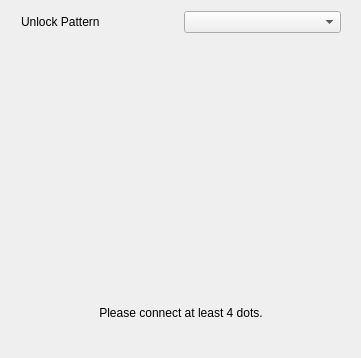
<?xml version="1.0" encoding="UTF-8"?>
<ui version="4.0">
 <class>WizardPagePattern</class>
 <widget class="QWidget" name="WizardPagePattern">
  <property name="geometry">
   <rect>
    <x>0</x>
    <y>0</y>
    <width>361</width>
    <height>358</height>
   </rect>
  </property>
  <property name="windowTitle">
   <string>Form</string>
  </property>
  <layout class="QGridLayout" name="gridLayout">
   <item row="0" column="1">
    <spacer name="verticalSpacer_3">
     <property name="orientation">
      <enum>Qt::Vertical</enum>
     </property>
     <property name="sizeHint" stdset="0">
      <size>
       <width>20</width>
       <height>0</height>
      </size>
     </property>
    </spacer>
   </item>
   <item row="1" column="0">
    <spacer name="horizontalSpacer_3">
     <property name="orientation">
      <enum>Qt::Horizontal</enum>
     </property>
     <property name="sizeHint" stdset="0">
      <size>
       <width>6</width>
       <height>20</height>
      </size>
     </property>
    </spacer>
   </item>
   <item row="1" column="1">
    <layout class="QVBoxLayout" name="verticalLayout">
     <item>
      <layout class="QHBoxLayout" name="horizontalLayout">
       <item>
        <widget class="QLabel" name="label_unlockPattern">
         <property name="text">
          <string>Unlock Pattern</string>
         </property>
        </widget>
       </item>
       <item>
        <widget class="ComboBox" name="comboBox_patternEnable"/>
       </item>
      </layout>
     </item>
     <item>
      <layout class="QHBoxLayout" name="horizontalLayout_2">
       <property name="topMargin">
        <number>21</number>
       </property>
       <item>
        <spacer name="horizontalSpacer">
         <property name="orientation">
          <enum>Qt::Horizontal</enum>
         </property>
         <property name="sizeHint" stdset="0">
          <size>
           <width>40</width>
           <height>20</height>
          </size>
         </property>
        </spacer>
       </item>
       <item>
        <widget class="GustureLock" name="widget_pattern" native="true">
         <property name="minimumSize">
          <size>
           <width>240</width>
           <height>240</height>
          </size>
         </property>
         <property name="maximumSize">
          <size>
           <width>240</width>
           <height>240</height>
          </size>
         </property>
        </widget>
       </item>
       <item>
        <spacer name="horizontalSpacer_2">
         <property name="orientation">
          <enum>Qt::Horizontal</enum>
         </property>
         <property name="sizeHint" stdset="0">
          <size>
           <width>40</width>
           <height>20</height>
          </size>
         </property>
        </spacer>
       </item>
      </layout>
     </item>
     <item>
      <widget class="QLabel" name="label_patternTips">
       <property name="text">
        <string>Please connect at least 4 dots.</string>
       </property>
       <property name="alignment">
        <set>Qt::AlignCenter</set>
       </property>
      </widget>
     </item>
     <item>
      <spacer name="verticalSpacer">
       <property name="orientation">
        <enum>Qt::Vertical</enum>
       </property>
       <property name="sizeHint" stdset="0">
        <size>
         <width>20</width>
         <height>40</height>
        </size>
       </property>
      </spacer>
     </item>
    </layout>
   </item>
   <item row="1" column="2">
    <spacer name="horizontalSpacer_4">
     <property name="orientation">
      <enum>Qt::Horizontal</enum>
     </property>
     <property name="sizeHint" stdset="0">
      <size>
       <width>6</width>
       <height>20</height>
      </size>
     </property>
    </spacer>
   </item>
   <item row="2" column="1">
    <spacer name="verticalSpacer_2">
     <property name="orientation">
      <enum>Qt::Vertical</enum>
     </property>
     <property name="sizeHint" stdset="0">
      <size>
       <width>20</width>
       <height>9</height>
      </size>
     </property>
    </spacer>
   </item>
  </layout>
 </widget>
 <customwidgets>
  <customwidget>
   <class>ComboBox</class>
   <extends>QComboBox</extends>
   <header>combobox.h</header>
  </customwidget>
  <customwidget>
   <class>GustureLock</class>
   <extends>QWidget</extends>
   <header>gusturelock.h</header>
   <container>1</container>
  </customwidget>
 </customwidgets>
 <resources/>
 <connections/>
</ui>
